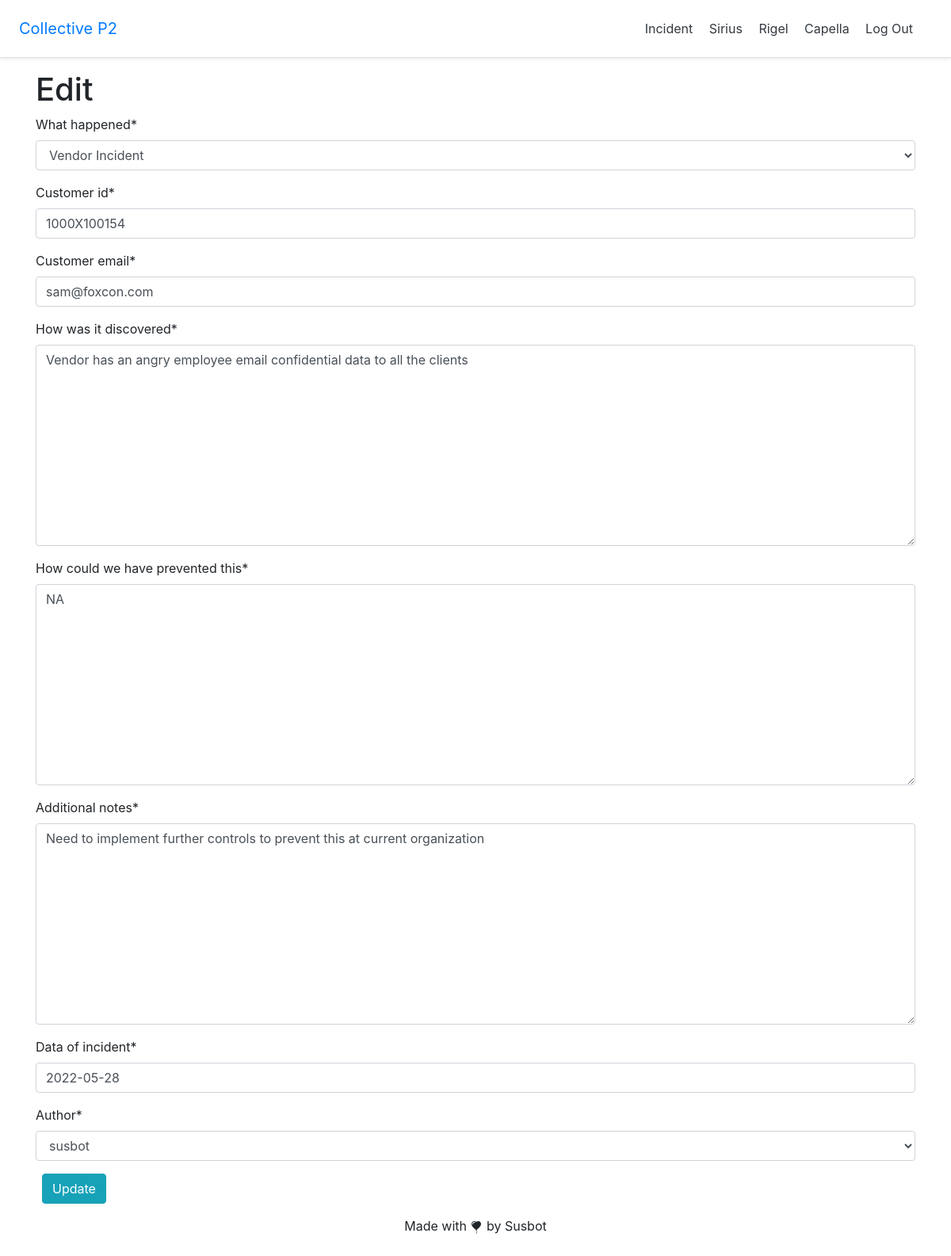
/incidents/4/edit/ (signed in), run on the app's committed database.
### incidents/models.py (models this page shows, shortened)
class Incident(models.Model):
    what_happened = models.CharField(max_length=40, choices=incident_type)
    customer_id = models.CharField(max_length=15)
    customer_email = models.EmailField()
    when_did_it_happen = models.DateField(auto_now_add=True, editable=False)
    how_was_it_discovered = models.TextField()
    how_could_we_have_prevented_this = models.TextField()
    additional_notes = models.TextField()
    data_of_incident = models.DateField(auto_now=False)
    author = models.ForeignKey(
        get_user_model(),
        on_delete=models.CASCADE
    )

### incidents/views.py (the view)
# urls.py: path('<int:pk>/edit/', HomeUpdateView.as_view(), name='incidents/incident_edit'),
class HomeUpdateView(LoginRequiredMixin, UserPassesTestMixin, UpdateView):
    model = Incident
    template_name = 'incidents/incident_edit.html'
    fields = ['what_happened', 'customer_id', 'customer_email','how_was_it_discovered',
              'how_could_we_have_prevented_this', 'additional_notes', 'data_of_incident', 'author']
    def test_func(self):
        obj = self.get_object()
        return obj.author == self.request.user

### templates/incidents/incident_edit.html (shortened to what this page needs)
{% extends 'base.html' %}
{% load crispy_forms_tags %}
{% block content %}
    <h1>Edit</h1>
    <form action="" method="post">
        {{ form|crispy }}
        <button class="btn btn-info ml-2" type="submit">Update</button>
    </form>
{% endblock content %}

### data on the page
Incident: what_happened "Vendor Incident", customer_id "1000X100154", customer_email "sam@foxcon.com", how_was_it_discovered "Vendor has an angry employee email confidential data to all the clients", how_could_we_have_prevented_this "NA", additional_notes "Need to implement further controls to prevent this at current organization", data_of_incident "2022-05-28", author "susbot"
